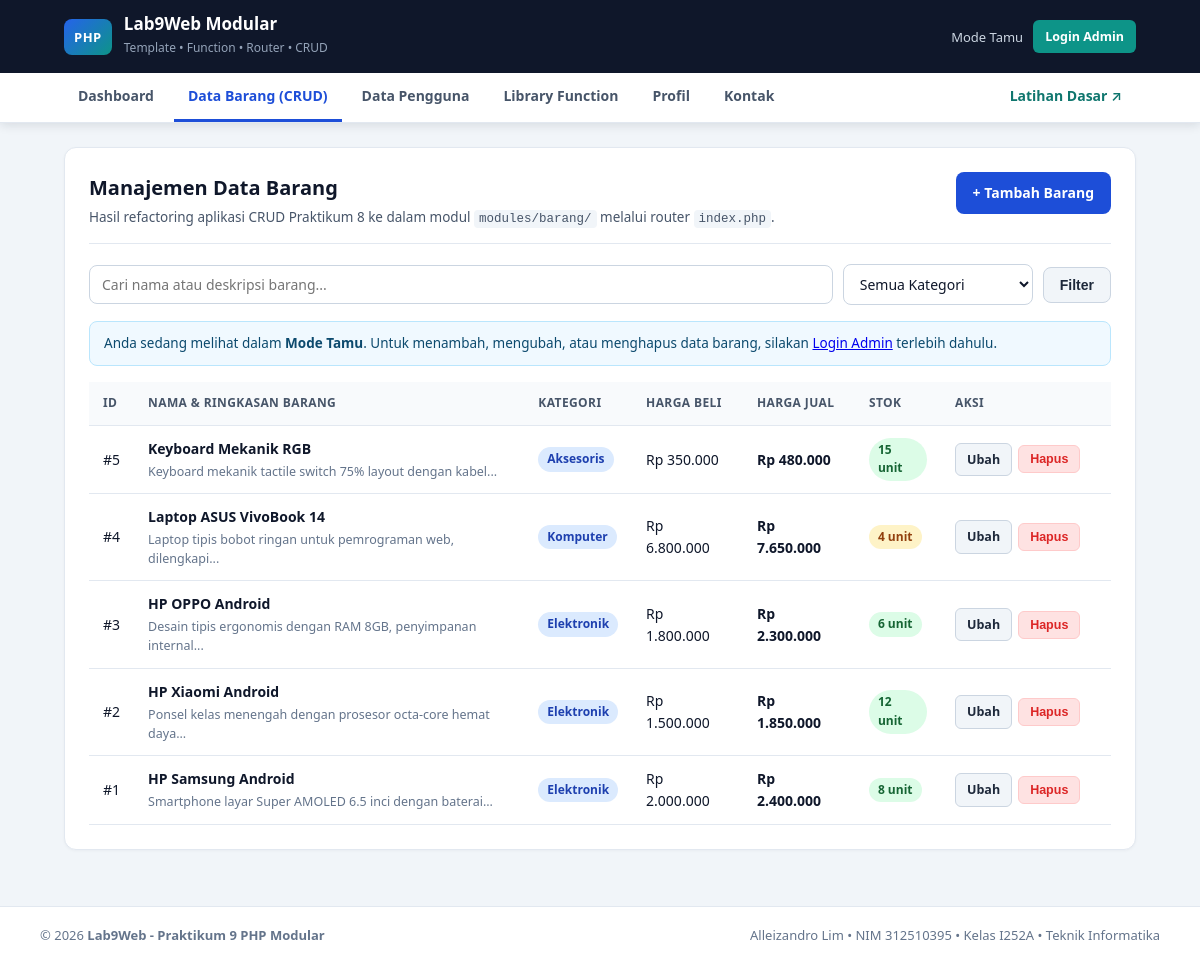
/index.php?page=barang/list, run on the app's committed database.
### tables this page shows
CREATE TABLE data_barang (
    id_barang INT AUTO_INCREMENT PRIMARY KEY,
    kategori VARCHAR(50) NOT NULL,
    nama VARCHAR(100) NOT NULL,
    deskripsi TEXT DEFAULT NULL,
    gambar VARCHAR(100) DEFAULT 'default-item.svg',
    harga_beli DECIMAL(12, 0) NOT NULL DEFAULT 0,
    harga_jual DECIMAL(12, 0) NOT NULL DEFAULT 0,
    stok INT(4) NOT NULL DEFAULT 0
);

### helpers/functions.php (called while the page is built, shortened)
<?php
function baseUrl(string $path = ''): string {
    $scriptDir = str_replace('\\', '/', dirname($_SERVER['SCRIPT_NAME'] ?? '/index.php'));
    $base = rtrim($scriptDir, '/');
    $cleanPath = ltrim($path, '/');
    return ($base === '' ? '' : $base) . '/' . $cleanPath;
}
function routeUrl(string $page = 'dashboard', array $params = []): string {
    $query = array_merge(['page' => $page], $params);
    return baseUrl('index.php?' . http_build_query($query));
}
function e(?string $nilai): string {
    return htmlspecialchars((string)$nilai, ENT_QUOTES, 'UTF-8');
}
function formatRupiah(float $angka): string {
    return 'Rp ' . number_format($angka, 0, ',', '.');
}
function ringkasTeks(string $teks, int $batas = 65, string $akhiran = '...'): string {
    $teksBersih = trim(preg_replace('/\s+/', ' ', $teks) ?? $teks);
    $potongan = mb_substr($teksBersih, 0, $batas, 'UTF-8');
    $spasiTerakhir = mb_strrpos($potongan, ' ', 0, 'UTF-8');
    if ($spasiTerakhir !== false && $spasiTerakhir > (int)($batas * 0.5)) {
        $potongan = mb_substr($potongan, 0, $spasiTerakhir, 'UTF-8');
    }
    return rtrim($potongan, " ,.;:-") . $akhiran;
}
function navActiveClass(string $currentPage, string|array $target): string {
    $targets = is_array($target) ? $target : [$target];
    foreach ($targets as $item) {
        if (str_ends_with($item, '/*')) {
            $prefix = substr($item, 0, -1);
            if (str_starts_with($currentPage, $prefix)) {
                return 'active';
            }
        } elseif ($currentPage === $item) {
            return 'active';
        }
    }
    return '';
}
function isLoggedIn(): bool {
    return !empty($_SESSION['auth_user']) && is_array($_SESSION['auth_user']);
}
function currentUser(): ?array {
    return isLoggedIn() ? $_SESSION['auth_user'] : null;
}

### modules/barang/list.php (the view, shortened to what this page needs)
<?php
$kataKunci = isset($_GET['q']) && is_string($_GET['q']) ? trim($_GET['q']) : '';
$sql = "SELECT * FROM data_barang WHERE 1=1";
$params = [];
$sql .= " ORDER BY id_barang DESC";
$stmt = $pdo->prepare($sql);
$stmt->execute($params);
$daftarBarang = $stmt->fetchAll();
?>
<section class="panel">
    <div class="panel-header">
        <div>
            <h2>Manajemen Data Barang</h2>
            <p class="panel-subtitle">Hasil refactoring aplikasi CRUD Praktikum 8 ke dalam modul <code>modules/barang/</code> melalui router <code>index.php</code>.</p>
        </div>
        <a href="<?= e(routeUrl('barang/add')); ?>" class="btn btn-primary">+ Tambah Barang</a>
    </div>
    <form method="get" action="<?= e(baseUrl('index.php')); ?>" class="filter-bar">
        <input type="text" name="q" value="<?= e($kataKunci); ?>" placeholder="Cari nama atau deskripsi barang...">
        <select name="kategori">
            <option value="">Semua Kategori</option>
        </select>
        <button type="submit" class="btn btn-secondary">Filter</button>
    </form>
    <?php if (!isLoggedIn()): ?>
        <div class="info-strip">
            Anda sedang melihat dalam <strong>Mode Tamu</strong>. Untuk menambah, mengubah, atau menghapus data barang, silakan <a href="<?= e(routeUrl('auth/login')); ?>">Login Admin</a> terlebih dahulu.
        </div>
    <?php endif; ?>
    <div class="table-responsive">
        <table class="data-table">
            <thead>
                <tr>
                    <th>ID</th>
                    <th>Nama &amp; Ringkasan Barang</th>
                    <th>Kategori</th>
                    <th>Harga Beli</th>
                    <th>Harga Jual</th>
                    <th>Stok</th>
                    <th style="width: 170px;">Aksi</th>
                </tr>
            </thead>
            <tbody>
                <?php if (empty($daftarBarang)): ?>
                    <tr>
                        <td colspan="7" class="empty-cell">Tidak ada data barang yang sesuai kriteria pencarian.</td>
                    </tr>
                <?php else: ?>
                    <?php foreach ($daftarBarang as $row): ?>
                        <tr>
                            <td>#<?= (int)$row['id_barang']; ?></td>
                            <td>
                                <strong><?= e($row['nama']); ?></strong>
                                <div class="text-muted"><?= e(ringkasTeks((string)($row['deskripsi'] ?? '-'), 60)); ?></div>
                            </td>
                            <td><span class="badge badge-blue"><?= e($row['kategori']); ?></span></td>
                            <td><?= e(formatRupiah((float)$row['harga_beli'])); ?></td>
                            <td><strong><?= e(formatRupiah((float)$row['harga_jual'])); ?></strong></td>
                            <td>
                                <span class="badge <?= (int)$row['stok'] <= 5 ? 'badge-amber' : 'badge-green'; ?>">
                                    <?= (int)$row['stok']; ?> unit
                                </span>
                            </td>
                            <td>
                                <div class="action-group">
                                    <a href="<?= e(routeUrl('barang/edit', ['id' => (int)$row['id_barang']])); ?>" class="btn btn-sm btn-secondary">Ubah</a>
                                    <form method="post" action="<?= e(routeUrl('barang/delete')); ?>" class="inline-form js-confirm-delete" data-nama="<?= e($row['nama']); ?>">
                                        <button type="submit" class="btn btn-sm btn-danger">Hapus</button>
                                    </form>
                                </div>
                            </td>
                        </tr>
                    <?php endforeach; ?>
                <?php endif; ?>
            </tbody>
        </table>
    </div>
</section>

### views/header.php (shortened to what this page needs)
<?php
$userAktif = currentUser();
?>
<!DOCTYPE html>
<html lang="id">
<head>
    <link rel="stylesheet" href="<?= e(baseUrl('assets/css/style.css')); ?>">
</head>
<body>
<div class="app-shell">
    <header class="topbar">
        <div class="topbar-inner">
            <a href="<?= e(routeUrl('dashboard')); ?>" class="brand">
                <span class="brand-badge">PHP</span>
                <div class="brand-text">
                    <strong>Lab9Web Modular</strong>
                    <span>Template &bull; Function &bull; Router &bull; CRUD</span>
                </div>
            </a>
            <div class="auth-panel">
                <?php if ($userAktif !== null): ?>
                    <span class="user-pill">
                        <?= e($userAktif['nama']); ?>
                        <small>(<?= e($userAktif['role']); ?>)</small>
                    </span>
                    <form method="post" action="<?= e(routeUrl('auth/logout')); ?>" class="inline-form">
                        <?= csrfField(); ?>
                        <button type="submit" class="btn btn-sm btn-outline-light">Logout</button>
                    </form>
                <?php else: ?>
                    <span class="guest-label">Mode Tamu</span>
                    <a href="<?= e(routeUrl('auth/login')); ?>" class="btn btn-sm btn-accent">Login Admin</a>
                <?php endif; ?>
            </div>
        </div>
        <nav class="navbar" aria-label="Navigasi Utama">
            <div class="navbar-inner">
                <a href="<?= e(routeUrl('dashboard')); ?>" class="<?= navActiveClass($currentPage, 'dashboard'); ?>">Dashboard</a>
                <a href="<?= e(routeUrl('barang/list')); ?>" class="<?= navActiveClass($currentPage, 'barang/*'); ?>">Data Barang (CRUD)</a>
                <a href="<?= e(routeUrl('user/list')); ?>" class="<?= navActiveClass($currentPage, 'user/*'); ?>">Data Pengguna</a>
                <a href="<?= e(routeUrl('function/demo')); ?>" class="<?= navActiveClass($currentPage, 'function/demo'); ?>">Library Function</a>
                <a href="<?= e(routeUrl('profil')); ?>" class="<?= navActiveClass($currentPage, 'profil'); ?>">Profil</a>
                <a href="<?= e(routeUrl('kontak')); ?>" class="<?= navActiveClass($currentPage, 'kontak'); ?>">Kontak</a>
                <a href="<?= e(baseUrl('lab9_php_modular/home.php')); ?>" class="nav-secondary">Latihan Dasar &nearr;</a>
            </div>
        </nav>
    </header>
    <main class="main-container">

### index.php (shortened to what this page needs)
<?php
require_once __DIR__ . '/helpers/functions.php';
$routes = [
    'dashboard'     => __DIR__ . '/views/dashboard.php',
    'profil'        => __DIR__ . '/views/profil.php',
    'kontak'        => __DIR__ . '/views/kontak.php',
    'function/demo' => __DIR__ . '/views/demo_function.php',
    'barang/list'   => __DIR__ . '/modules/barang/list.php',
    'barang/add'    => __DIR__ . '/modules/barang/add.php',
    'barang/edit'   => __DIR__ . '/modules/barang/edit.php',
    'barang/delete' => __DIR__ . '/modules/barang/delete.php',
    'user/list'     => __DIR__ . '/modules/user/list.php',
    'user/add'      => __DIR__ . '/modules/user/add.php',
    'user/edit'     => __DIR__ . '/modules/user/edit.php',
    'user/delete'   => __DIR__ . '/modules/user/delete.php',
    'auth/login'    => __DIR__ . '/modules/auth/login.php',
    'auth/logout'   => __DIR__ . '/modules/auth/logout.php',
];
$rawPage = $_GET['page'] ?? 'dashboard';
if (!is_string($rawPage)) {
    http_response_code(404);
    $currentPage = '404';
    $contentFile = __DIR__ . '/views/404.php';
} else {
    $normalizedPage = trim($rawPage, "/ \t\n\r\0\x0B");
    if (!array_key_exists($normalizedPage, $routes) || !is_file($routes[$normalizedPage])) {
        http_response_code(404);
        $currentPage = '404';
        $contentFile = __DIR__ . '/views/404.php';
    } else {
        $currentPage = $normalizedPage;
        $contentFile = $routes[$normalizedPage];
    }
}
require $contentFile;
$pageContent = ob_get_clean();
require_once __DIR__ . '/views/header.php';
echo $pageContent;
require_once __DIR__ . '/views/footer.php';

### views/footer.php (shortened to what this page needs)
    </main>
    <footer class="site-footer">
        <div class="footer-inner">
            <p>&copy; <?= date('Y'); ?> <strong>Lab9Web - Praktikum 9 PHP Modular</strong></p>
            <p class="footer-meta">Alleizandro Lim &bull; NIM 312510395 &bull; Kelas I252A &bull; Teknik Informatika</p>
        </div>
    </footer>
</div>
</body>
</html>

### data on the page
data_barang: id_barang "5", nama "Keyboard Mekanik RGB", deskripsi "Keyboard mekanik tactile switch 75% layout dengan kabel...", kategori "Aksesoris", harga_beli "Rp 350.000", harga_jual "Rp 480.000", stok "15"
data_barang: id_barang "4", nama "Laptop ASUS VivoBook 14", deskripsi "Laptop tipis bobot ringan untuk pemrograman web, dilengkapi...", kategori "Komputer", harga_beli "Rp 6.800.000", harga_jual "Rp 7.650.000", stok "4"
data_barang: id_barang "3", nama "HP OPPO Android", deskripsi "Desain tipis ergonomis dengan RAM 8GB, penyimpanan internal...", kategori "Elektronik", harga_beli "Rp 1.800.000", harga_jual "Rp 2.300.000", stok "6"
data_barang: id_barang "2", nama "HP Xiaomi Android", deskripsi "Ponsel kelas menengah dengan prosesor octa-core hemat daya...", kategori "Elektronik", harga_beli "Rp 1.500.000", harga_jual "Rp 1.850.000", stok "12"
data_barang: id_barang "1", nama "HP Samsung Android", deskripsi "Smartphone layar Super AMOLED 6.5 inci dengan baterai...", kategori "Elektronik", harga_beli "Rp 2.000.000", harga_jual "Rp 2.400.000", stok "8"
